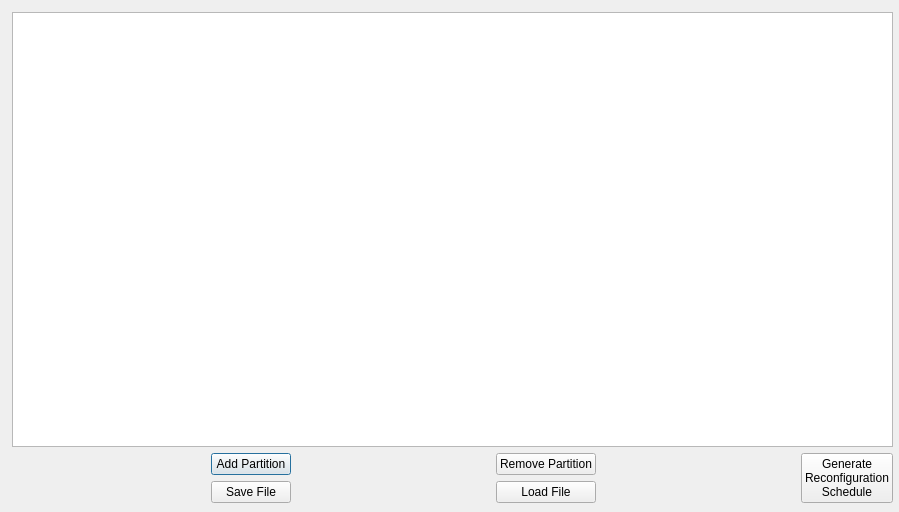
<?xml version="1.0" encoding="UTF-8"?>
<ui version="4.0">
 <class>reconf_scheduler</class>
 <widget class="QDialog" name="reconf_scheduler">
  <property name="geometry">
   <rect>
    <x>0</x>
    <y>0</y>
    <width>899</width>
    <height>512</height>
   </rect>
  </property>
  <property name="windowTitle">
   <string>Dialog</string>
  </property>
  <widget class="QWidget" name="">
   <property name="geometry">
    <rect>
     <x>12</x>
     <y>12</y>
     <width>881</width>
     <height>491</height>
    </rect>
   </property>
   <layout class="QVBoxLayout" name="verticalLayout_3">
    <item>
     <widget class="QTableWidget" name="tableWidget"/>
    </item>
    <item>
     <layout class="QHBoxLayout" name="horizontalLayout">
      <item>
       <spacer name="horizontalSpacer_3">
        <property name="orientation">
         <enum>Qt::Horizontal</enum>
        </property>
        <property name="sizeHint" stdset="0">
         <size>
          <width>40</width>
          <height>20</height>
         </size>
        </property>
       </spacer>
      </item>
      <item>
       <layout class="QVBoxLayout" name="verticalLayout">
        <item>
         <widget class="QPushButton" name="AddedButton">
          <property name="text">
           <string>Add Partition</string>
          </property>
         </widget>
        </item>
        <item>
         <widget class="QPushButton" name="saveButton">
          <property name="text">
           <string>Save File</string>
          </property>
         </widget>
        </item>
       </layout>
      </item>
      <item>
       <spacer name="horizontalSpacer_2">
        <property name="orientation">
         <enum>Qt::Horizontal</enum>
        </property>
        <property name="sizeHint" stdset="0">
         <size>
          <width>40</width>
          <height>20</height>
         </size>
        </property>
       </spacer>
      </item>
      <item>
       <layout class="QVBoxLayout" name="verticalLayout_2">
        <item>
         <widget class="QPushButton" name="removeButton">
          <property name="text">
           <string>Remove Partition</string>
          </property>
         </widget>
        </item>
        <item>
         <widget class="QPushButton" name="loadButton">
          <property name="text">
           <string>Load File</string>
          </property>
         </widget>
        </item>
       </layout>
      </item>
      <item>
       <spacer name="horizontalSpacer">
        <property name="orientation">
         <enum>Qt::Horizontal</enum>
        </property>
        <property name="sizeHint" stdset="0">
         <size>
          <width>40</width>
          <height>20</height>
         </size>
        </property>
       </spacer>
      </item>
      <item>
       <widget class="QPushButton" name="generateButton">
        <property name="text">
         <string>Generate
Reconfiguration
Schedule</string>
        </property>
       </widget>
      </item>
     </layout>
    </item>
   </layout>
  </widget>
 </widget>
 <resources/>
 <connections/>
</ui>
